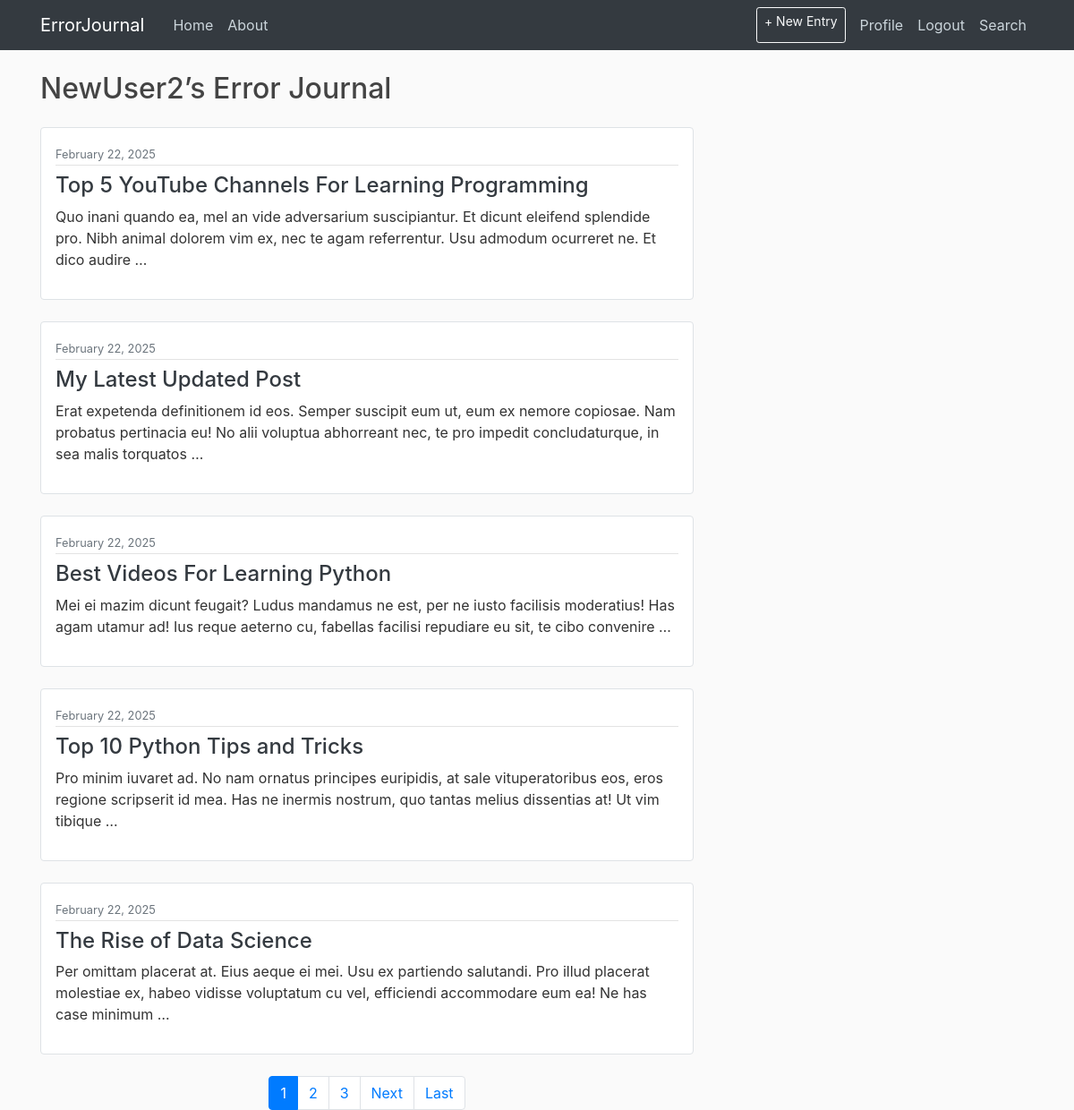
/ (signed in), run on an earlier commit of the app's database.
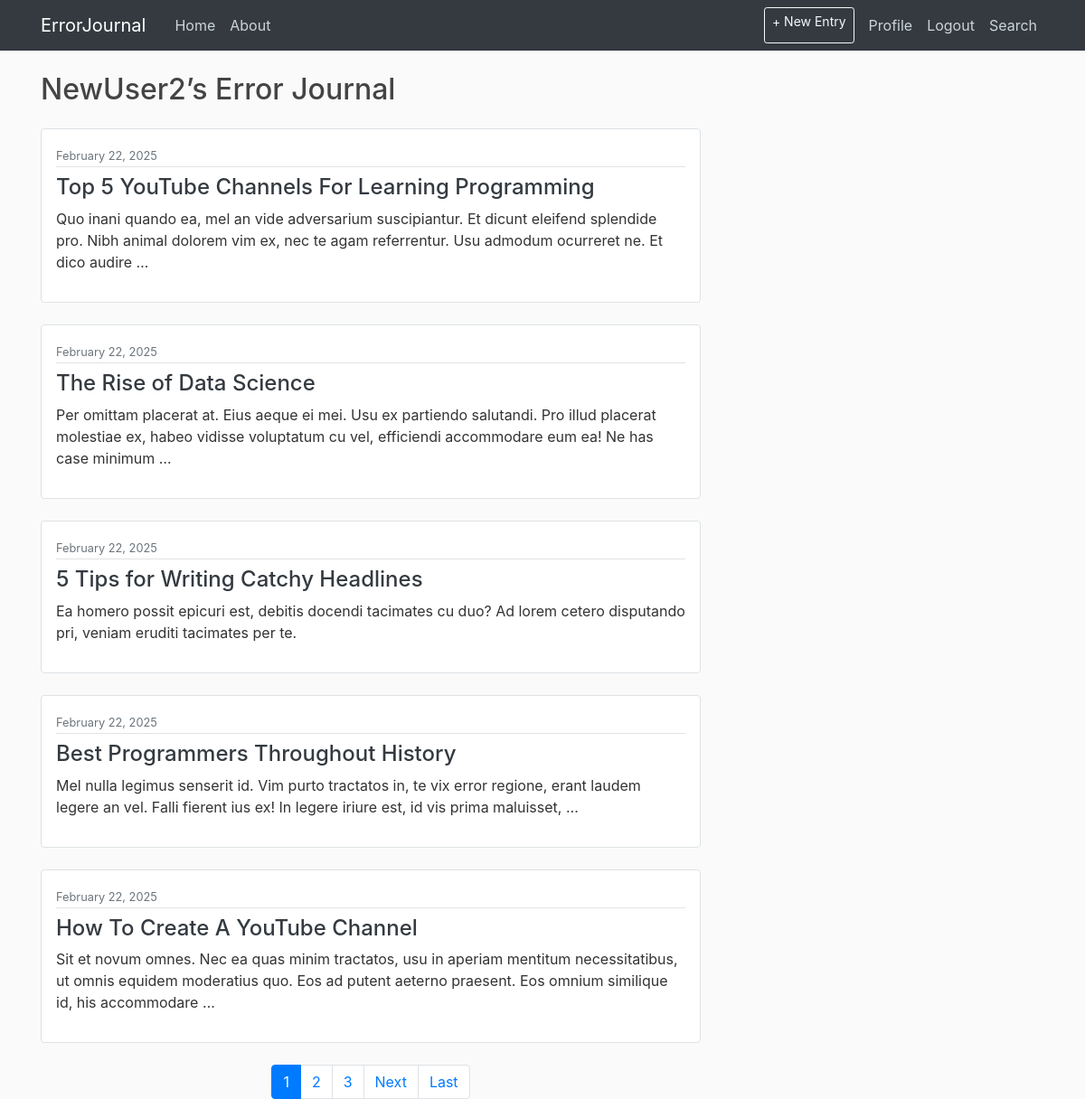
And on a later commit of the database.
### blog/models.py (models this page shows, shortened)
class Post(models.Model):
	title=models.CharField(max_length=100)
	content = models.TextField(blank=True)
	date_posted = models.DateTimeField(default=timezone.now)
	author = models.ForeignKey(User,on_delete= models.CASCADE)
	is_active = models.BooleanField(default=False)

### blog/views.py (the view)
# urls.py: path('', PostListView.as_view(),name='Blog-home'),
class PostListView(ListView):
	model = Post
	template_name = 'blog/home.html'
	context_object_name = 'posts'     #<app>/<model>_<viewtype>.html
	ordering = ['-date_posted']
	paginate_by = 5

### blog/templates/blog/home.html (shortened to what this page needs)
{% extends "blog/base.html" %}
{% block content %}
  {% if not user.is_authenticated %}
    <div class="jumbotron text-center bg-light p-5 rounded">
      <h1 class="display-4">Welcome to Error Journal 📔</h1>
      <p class="lead">Your personal developer diary powered by a VS Code extension.
      Keep track of the errors you face, log solutions, and build your own knowledge base.</p>
      <hr class="my-4">
      <p>Get started by creating an account.</p>
      <a class="btn btn-primary btn-lg" href="{% url 'register' %}">Join Now</a>
      <a class="btn btn-outline-secondary btn-lg" href="{% url 'login' %}">Login</a>
    </div>
  {% else %}
    <h2 class="mb-4">{{ user.username }}’s Error Journal</h2>
    {% for post in posts %}
      <article class="media content-section mb-4 p-3 border rounded shadow-sm">
        <div class="media-body">
          <div class="article-metadata mb-2">
            <small class="text-muted">{{ post.date_posted|date:"F d, Y" }}</small>
          </div>
          <h4><a class="article-title text-dark" href="{% url 'posts-detail' post.id %}">{{ post.title }}</a></h4>
          <p class="article-content">{{ post.content|truncatewords:30 }}</p>
        </div>
      </article>
    {% empty %}
      <p class="text-muted">No entries yet.</p>
    {% endfor %}
    {% if is_paginated %}
      <nav>
        <ul class="pagination justify-content-center">
          {% for num in page_obj.paginator.page_range %}
            {% if page_obj.number == num %}
              <li class="page-item active"><a class="page-link" href="?page={{ num }}">{{ num }}</a></li>
            {% elif num > page_obj.number|add:'-3' and num < page_obj.number|add:'3' %}
              <li class="page-item"><a class="page-link" href="?page={{ num }}">{{ num }}</a></li>
            {% endif %}
          {% endfor %}
          {% if page_obj.has_next %}
            <li class="page-item"><a class="page-link" href="?page={{ page_obj.next_page_number }}">Next</a></li>
            <li class="page-item"><a class="page-link" href="?page={{ page_obj.paginator.num_pages }}">Last</a></li>
          {% endif %}
        </ul>
      </nav>
    {% endif %}
  {% endif %}
{% endblock content %}

What changed in the data, as far as the page shows it:
removed Post: date_posted "February 22, 2025", title "My Latest Updated Post", content "Erat expetenda definitionem id eos. Semper suscipit eum ut, eum ex nemore copiosae. Nam probatus pertinacia eu! No alii voluptua abhorreant nec, te pro impedit concludaturque, in sea malis torquatos …"
removed Post: date_posted "February 22, 2025", title "Best Videos For Learning Python", content "Mei ei mazim dicunt feugait? Ludus mandamus ne est, per ne iusto facilisis moderatius! Has agam utamur ad! Ius reque aeterno cu, fabellas facilisi repudiare eu sit, te cibo convenire …"
removed Post: date_posted "February 22, 2025", title "Top 10 Python Tips and Tricks", content "Pro minim iuvaret ad. No nam ornatus principes euripidis, at sale vituperatoribus eos, eros regione scripserit id mea. Has ne inermis nostrum, quo tantas melius dissentias at! Ut vim tibique …"
now on this page (row unchanged): Post: date_posted "February 22, 2025", title "5 Tips for Writing Catchy Headlines", content "Ea homero possit epicuri est, debitis docendi tacimates cu duo? Ad lorem cetero disputando pri, veniam eruditi tacimates per te."
now on this page (row unchanged): Post: date_posted "February 22, 2025", title "Best Programmers Throughout History", content "Mel nulla legimus senserit id. Vim purto tractatos in, te vix error regione, erant laudem legere an vel. Falli fierent ius ex! In legere iriure est, id vis prima maluisset, …"
now on this page (row unchanged): Post: date_posted "February 22, 2025", title "How To Create A YouTube Channel", content "Sit et novum omnes. Nec ea quas minim tractatos, usu in aperiam mentitum necessitatibus, ut omnis equidem moderatius quo. Eos ad putent aeterno praesent. Eos omnium similique id, his accommodare …"
